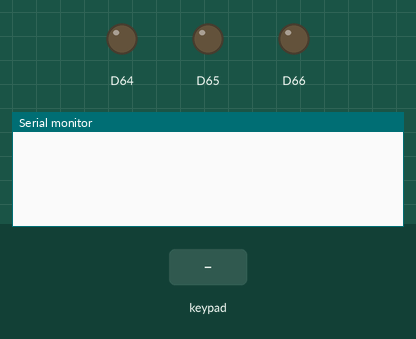
Recording of a sketch running on a simulated Arduino Uno R4 WiFi. On the bench: output pins drawn as LEDs (lit = HIGH), the last lines printed to the serial monitor. The test bench sets the inputs (shaded band).

Above: at 1.3 s.
1.4 s: key 'A' pressed
At 2.2 s:
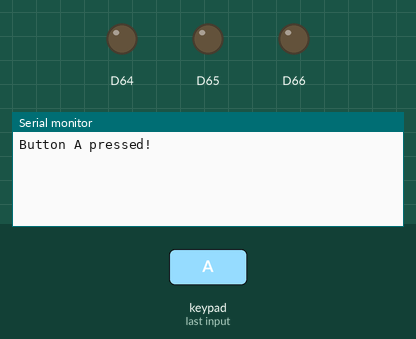
3.0 s: key 'B' pressed
At 3.5 s:
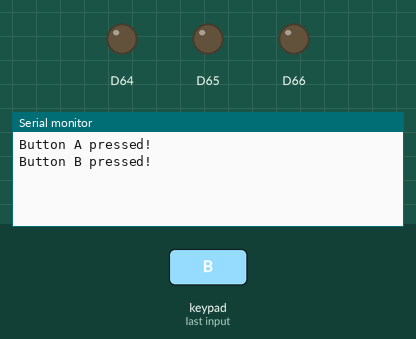
4.5 s: key 'C' pressed
At 5.9 s:
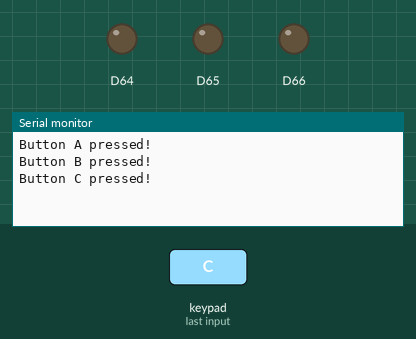

The sketch:

ModulinoButtons.ino
```cpp
#include <Modulino.h>

// Create object instance
ModulinoButtons buttons;

void setup() {
  Serial.begin(9600);
  Modulino.begin();
  buttons.begin();

  // Function to control the LEDs on top of each button
  buttons.setLeds(false, false, false);
}

void loop() {
  // Request new data from the Modulino Buttons
  if (buttons.update()) {
    // Check if any button has been pressed
    if (buttons.isPressed(0)) {
      Serial.println("Button A pressed!");
      buttons.setLeds(true, false, false);
    } else if (buttons.isPressed(1)) {
      Serial.println("Button B pressed!");
      buttons.setLeds(false, true, false);
    } else if (buttons.isPressed(2)) {
      Serial.println("Button C pressed!");
      buttons.setLeds(false, false, true);
    }
    buttons.setLeds(false, false, false);
  }
  delay(500);
}
```

Measured:
- after the input at 1.4 s, the serial monitor: prints a new line after 0.10 s (image 1)
- after the input at 3.0 s, the serial monitor: prints a new line at once (image 2)
- after the input at 4.5 s, the serial monitor: prints a new line at once (image 3)
